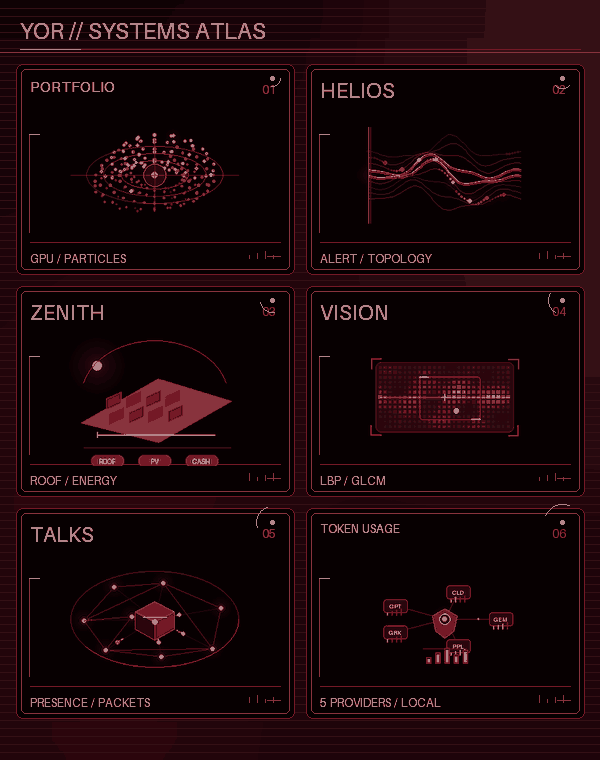
#> input picture systems-reel-mobile-v8-still.png, 600 x 760 px
$ python -i generate_motion.py   (imports and definitions only)
#> lines starting #> are read from the running program, lines starting #| are printed output that depends on the picture
### scripts/profile_data.py
#!/usr/bin/env python3
"""Load and validate the public profile's canonical factual data."""

from __future__ import annotations

import argparse
import hashlib
import json
import re
from pathlib import Path
from typing import Any


ROOT = Path(__file__).resolve().parents[1]
DEFAULT_DATA_PATH = ROOT / "data" / "profile.json"
DEFAULT_TOKENS_PATH = ROOT / "design" / "yor-tokens.json"
DEFAULT_AUDIT_PATH = ROOT / "data" / "repo-audit.json"
PHONE_PATTERN = re.compile(r"(?:\+?91[\s.-]?)?[6-9]\d{4}[\s.-]?\d{5}")
REQUIRED_PROJECT_IDS = {"portfolio", "vision", "zenith", "helios", "token-usage", "talks"}
STALE_PUBLIC_CLAIMS = {
    "yorayriniwnl@gmail.com",
    "deep learning",
    "convolutional neural network",
}


class ProfileDataError(ValueError):
    """Raised when canonical profile data violates a publishing contract."""


def load_design_tokens(path: Path = DEFAULT_TOKENS_PATH) -> dict[str, Any]:
    """Load the shared visual contract used by profile asset generation."""
    with path.open(encoding="utf-8") as stream:
        tokens = json.load(stream)
    if tokens.get("schema_version") != 1:
        raise ProfileDataError("unsupported design token schema version")
    return tokens


def load_profile(path: Path = DEFAULT_DATA_PATH) -> dict[str, Any]:
    with path.open(encoding="utf-8") as stream:
        profile = json.load(stream)
    validate_profile(profile)
    return profile


# [263 lines left out: functions load_repository_audit, _require, _validate_public_content, _validate_projects, _validate_hero, _validate_design_tokens and 3 more, not called in this run]


# [2 lines that do not run on import are left out]

### scripts/generate_motion.py
#!/usr/bin/env python3
"""Render a six-world systems reel and reduced-motion posters.

The imagery is an illustrative motion study, not simulated live telemetry.
Each scene has its own visual world so motion explains the product domain
without pretending to be production data. No external assets or fonts are used.
"""

from __future__ import annotations

import math
import sys
from functools import lru_cache
from io import BytesIO
from pathlib import Path

from PIL import Image, ImageChops, ImageDraw, ImageFilter, ImageFont

SCRIPT_DIR = Path(__file__).resolve().parent
if str(SCRIPT_DIR) not in sys.path:
    sys.path.insert(0, str(SCRIPT_DIR))

from profile_data import load_design_tokens, load_profile

ROOT = SCRIPT_DIR.parent
OUT_DIR = ROOT / "generated"
WIDTH, HEIGHT = 1200, 480
MOBILE_SIZE = (600, 760)
# A near-four-second loop at 70 ms/frame keeps the motion fluid while
# respecting GitHub profile transfer budgets on both desktop and mobile.
FRAME_COUNT = 54
FRAME_DURATION = 70
# [1 line that did not run here, left out]
# [1 line that did not run here, left out]
# [1 line that did not run here, left out]
# [1 line that did not run here, left out]
TAU = math.tau


def rgb(value):
    return tuple(int(value.lstrip("#")[i:i + 2], 16) for i in (0, 2, 4))


# [1 line that did not run here, left out]
# [1 line that did not run here, left out]
# [1 line that did not run here, left out]
# [1 line that did not run here, left out]
# [1 line that did not run here, left out]


def motion_palette(canvas, deep, accent, signal, paper, line):
    return tuple(rgb(value) for value in (canvas, deep, accent, signal, paper, line))


def world_motion_palette(kind):
    world = WORLD_TOKENS[kind]
    return motion_palette(
        world["canvas"],
        world["surface_alt"],
        world["accent"],
        world["accent_soft"],
        world["ink"],
        world["line"],
    )


# [4 lines that did not run here, left out]


@lru_cache(maxsize=12)
def font(size):
    return ImageFont.load_default(size=size)


def mix(left, right, amount):
    return tuple(round(a + (b - a) * amount) for a, b in zip(left, right))


# [5 lines left out: function project, not called in this run]


def point(draw, x, y, radius, color):
    draw.ellipse((x - radius, y - radius, x + radius, y + radius), fill=color)


def rgba(color, alpha):
    return (*color, max(0, min(255, int(alpha))))


# [204 lines left out: functions glow_point, draw_particles, draw_streams, draw_solar, draw_vision, draw_network and 1 more, not called in this run]


# [8 lines that did not run here, left out]


def build_backdrop(size, phase):
    width, height = size
    frame = Image.new("RGB", size)
    draw = ImageDraw.Draw(frame)
    base_canvas, base_deep, base_accent, base_signal, base_paper, base_line = MOTION_PALETTES["portfolio"]
    top = mix(base_canvas, base_deep, .34)
    bottom = mix(base_deep, base_canvas, .38)
    for y in range(height):
        t = y / max(1, height - 1)
        draw.line((0, y, width, y), fill=mix(top, bottom, t))
    atmosphere = Image.new("RGBA", size, (0, 0, 0, 0))
    atmosphere_draw = ImageDraw.Draw(atmosphere)
    atmosphere_draw.ellipse((width * .02, height * .15, width * .42, height * 1.1), fill=rgba(base_accent, 38))
    atmosphere_draw.ellipse((width * .54, -height * .5, width * 1.08, height * .75), fill=rgba(base_signal, 34))
    atmosphere = atmosphere.filter(ImageFilter.GaussianBlur(max(12, height // 7)))
    frame = Image.alpha_composite(frame.convert("RGBA"), atmosphere).convert("RGB")
    draw = ImageDraw.Draw(frame)
    for y in range(8, height, 8):
        draw.line((0, y, width, y), fill=mix(base_canvas, base_line, .44), width=1)
    scan_y = int(52 + ((phase * .72) % 1) * max(1, height - 62))
    draw.line((0, scan_y, width, scan_y), fill=mix(base_line, base_signal, .52), width=1)
    return frame


# [44 lines left out: functions _clip_layer, render_scene, draw_panel_hud, not called in this run]


def build_frame(frame_index, mobile=False, compact=True):
    phase = (frame_index % FRAME_COUNT) / FRAME_COUNT
    size = MOBILE_SIZE if mobile else (WIDTH, HEIGHT)
    frame = build_backdrop(size, phase)
    draw = ImageDraw.Draw(frame)
    columns = 2 if mobile else 3
    margin, gap, top = 16, 12, 64
    panel_w = (size[0] - 2 * margin - (columns - 1) * gap) // columns
    panel_h = 210 if mobile else 200
    base_palette = MOTION_PALETTES["portfolio"]
    base_canvas, base_deep, base_accent, base_signal, base_paper, base_line = base_palette
    draw.text((20, 16), "YOR // SYSTEMS ATLAS", font=font(23), fill=base_paper)
    if not mobile:
        draw.text((930, 22), "06 WORLDS / ONE RED SIGNAL", font=font(13), fill=mix(base_paper, base_line, .5))
    draw.line((20, 49, size[0] - 20, 49), fill=base_line, width=1)
    draw.line((20, 49, 80, 49), fill=base_signal, width=1)

    for index, (code, label, note, renderer, colors) in enumerate(SCENES):
        left = margin + (index % columns) * (panel_w + gap)
        y = top + (index // columns) * (panel_h + gap)
        right, bottom = left + panel_w, y + panel_h
        canvas, deep, accent, signal, paper, line = colors
        draw.rounded_rectangle((left, y, right, bottom), radius=7, fill=canvas, outline=line, width=1)
        draw.rounded_rectangle((left + 5, y + 5, right - 5, bottom - 5), radius=5, outline=mix(line, paper, .18), width=1)
        draw.line((left + 13, y + 5, right - 13, y + 5), fill=accent, width=1)
        label_size = 12 if len(label) > 9 else (15 if len(label) > 7 else (20 if not mobile else 21))
        draw.text((left + 14, y + 13), label, font=font(label_size), fill=paper)
        draw.text((right - 32, y + 18), code, font=font(12), fill=accent)
        draw.line((left + 14, bottom - 32, right - 14, bottom - 32), fill=line, width=1)
        draw_panel_hud(draw, left, y, right, bottom, index, phase, colors)
        frame = render_scene(
            frame,
            renderer,
            (left + right) / 2,
            y + (113 if mobile else 104),
            phase,
            (left + 2, y + 38, right - 2, bottom - 26),
            colors,
        )
        draw = ImageDraw.Draw(frame)
        draw.text((left + 14, bottom - 23), note, font=font(12), fill=mix(paper, line, .28))
        draw.line((right - 27, bottom - 18, right - 14, bottom - 18), fill=accent, width=1)
    # The reel encoder applies a smaller shared palette later. Returning a
    # compact poster here keeps the reduced-motion PNG fallback lightweight
    # as well, without changing its dimensions or its visual hierarchy.
    if compact:
        return frame.quantize(colors=16, method=Image.Quantize.MEDIANCUT, dither=Image.Dither.NONE)
    return frame


# [27 lines left out: functions build_systems_reel_gif, main, not called in this run]


# [2 lines not run here, left out]

>>> import cv2
>>> picture = cv2.imread('../systems-reel-mobile-v8-still.png', cv2.IMREAD_GRAYSCALE)
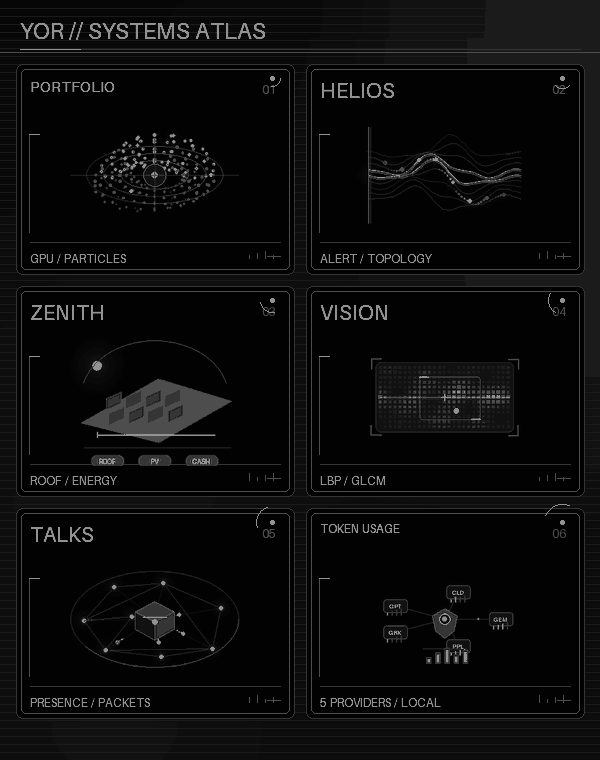
#> picture: shape (760, 600); min 1, max 146, mean 11.8
>>> result = build_frame(picture)
#> in build_frame, `phase = (frame_index % FRAME_COUNT) / FRAME_COUNT`:
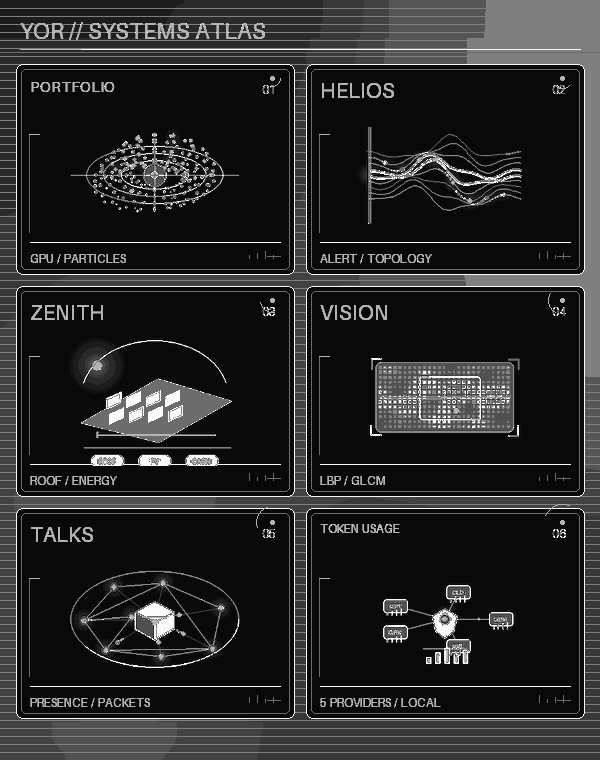
#> phase: shape (760, 600) float64; min 0.0185, max 0.981, mean 0.16
#> in build_backdrop, `frame = Image.new("RGB", size)`: frame: PIL image 1200x480 RGB; every value is 0
#> (the run stopped early here; a loop or call above may not have finished)

$ run again, on systems-reel-v8-still.png
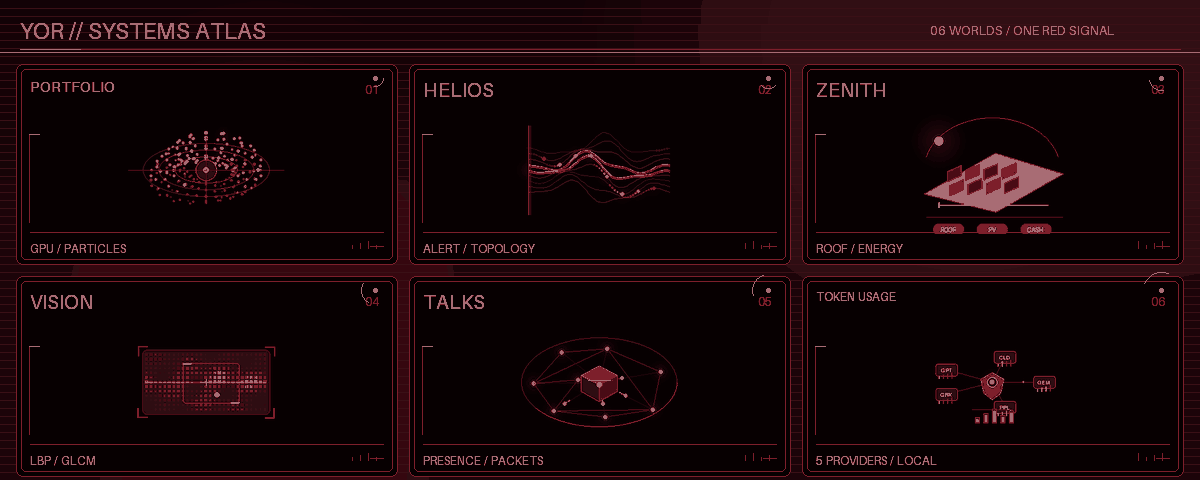
#> input picture systems-reel-v8-still.png, 1200 x 480 px
#> `picture = cv2.imread('../systems-reel-mobile-v8-still.png', cv2.IMREAD..`:
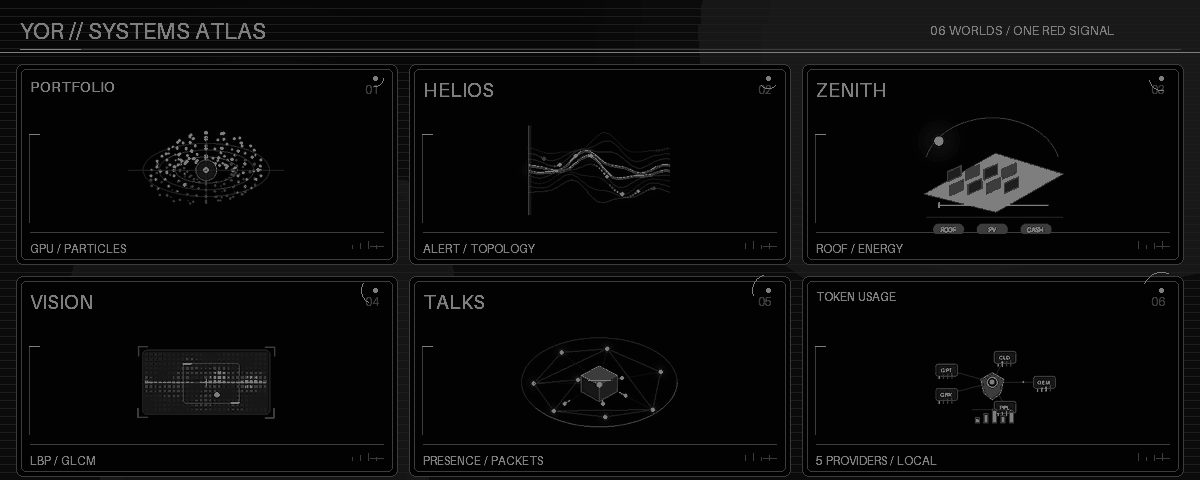
#> picture: shape (480, 1200); min 1, max 126, mean 10.4
#> in build_frame, `phase = (frame_index % FRAME_COUNT) / FRAME_COUNT`:
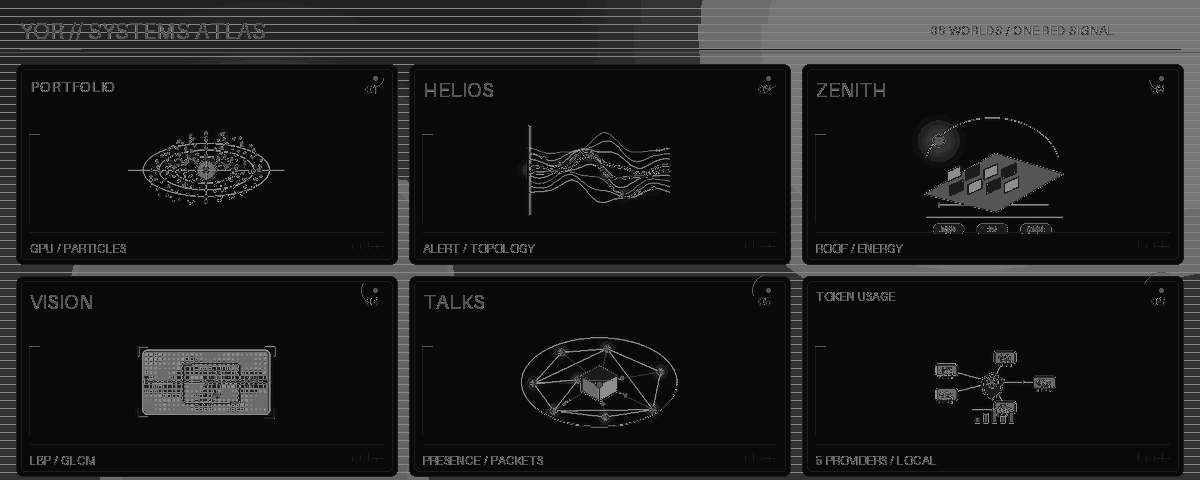
#> phase: shape (480, 1200) float64; min 0.0185, max 0.556, mean 0.113
#> frame: PIL image 1200x480 RGB; every value is 0
